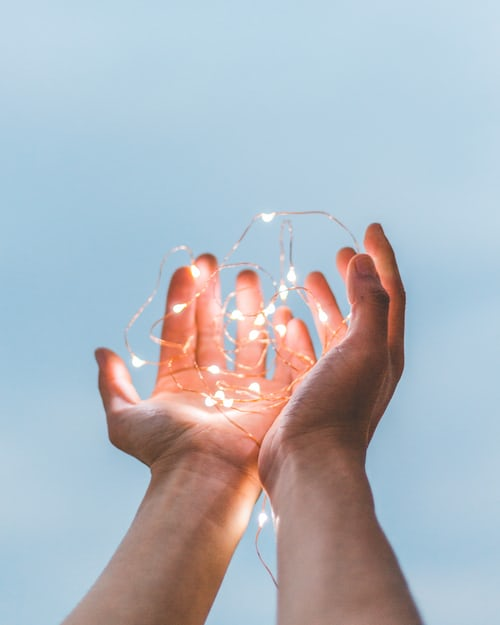
#> input picture HW_2/hand6.jpg, 500 x 625 px, found by its file name
$ python test.py
#> lines starting #> are read from the running program, lines starting #| are printed output that depends on the picture; after the words box and inside, x2 and y2 are one past the last pixel; in counts of white or black regions, pixels touching at a corner belong together
import os
import cv2 as cv2
import numpy as np
from matplotlib import pyplot as plt
def rgb2hsv(img):       # 轉換成hsv, input參數 = RGB圖像, output = H,S,V
    r,g,b = cv2.split(img)      # 分離RGB
    r, g, b = r/255.0, g/255.0, b/255.0
    # HSV 分別承接經過公式轉換後的H,S,V值    # 高(直行)img.shape[0]     # 寬(橫列)img.shape[1]   # \ 多行語句
    H, S, V = np.zeros((img.shape[0], img.shape[1]), np.float32), \
        np.zeros((img.shape[0], img.shape[1]), np.float32),  np.zeros((img.shape[0], img.shape[1]), np.float32)
    for i in range(img.shape[0]):
        for j in range(img.shape[1]):
            max_ = max((b[i, j], g[i, j], r[i, j]))
            min_ = min((b[i, j], g[i, j], r[i, j]))
            # H
            if max_ == min_:           # 當 max = min 時，相位角為'0度'
                H[i, j] = 0
            elif max_ == r[i, j]:      # 當 r  為 max 時，相位角為'60度'
                if g[i, j] >= b[i, j]:      # 當 g >= b 時，+0
                    H[i, j] = (60 * ((g[i, j]) - b[i, j]) / (max_ - min_))
                else:                       # 當 g < b 時，+360
                    H[i, j] = (60 * ((g[i, j]) - b[i, j]) / (max_ - min_))+360
            elif max_ == g[i, j]:       # 當 g 為 max 時，相位角為'60度' + 120
                H[i, j] = 60 * ((b[i, j]) - r[i, j]) / (max_ - min_) + 120
            elif max_ == b[i, j]:       # 當 b 為 max 時，相位角為'60度' + 240
                H[i, j] = 60 * ((r[i, j]) - g[i, j]) / (max_ - min_)+ 240
            # hsv 中的值是 0-360, 0-1, 0-1，但是在 openCV 中 hsv 的值是 0-180, 0-255, 0-255
            H[i,j] =int( H[i,j] / 2)
            # S
            if max_ == 0:
                S[i, j] = 0
            else:
                S[i, j] =int( (max_ - min_)/max_*255)
            # V
            V[i, j] =int( max_*255)
            # [6 lines of commented-out code are left out]
    return H, S, V

def merge_hsv(h, s, v):  # 合併HSV, input參數 = H,S,V, output =  HSV圖像
    hsv = cv2.merge([h, s, v])      # 合併HSV
    hsv=np.array(hsv,dtype='uint8')
    return hsv

def hsv_2_bi(h, s, v):      # HSV 圖像轉換為黑白影像, input = h, s, v, output = 黑白影像
    bi_img_hav = np.zeros((img.shape[0], img.shape[1]), np.uint8)
    for i in range(img.shape[0]):
        for j in range(img.shape[1]):
            if (116 > h[i, j]) and 80 < h[i, j] \
                and 255 > s[i, j] and 48 < s[i, j] \
                and 255 > v[i, j] and 50 < v[i, j]:
                bi_img_hav[i, j] = 255
            else:
                bi_img_hav[i, j] = 0
    bi_img_hav = np.array(bi_img_hav,dtype='uint8')
    return bi_img_hav

def rgb_2_bi(img):      # RGB 圖像轉換為黑白影像, input = 圖像, output = 黑白影像
    b,g,r = cv2.split(img)      # 分離RGB
    bi_img_rgb = np.zeros((img.shape[0], img.shape[1]), np.uint8)
    for i in range(img.shape[0]):
        for j in range(img.shape[1]):
            max_ = max((b[i, j], g[i, j], r[i, j]))
            min_ = min((b[i, j], g[i, j], r[i, j]))
            if r[i, j] > 95 and b[i, j] > 20 and (max_ - min_) > 15 and r[i, j] > g[i, j] and r[i, j] > b[i, j]:
                bi_img_rgb[i, j] = 255
            else:
                bi_img_rgb[i, j] = 0

    # rgb = cv2.merge([r, g, b])      # bgr 改用 rgb 存
    # rgb=np.array(rgb,dtype='uint8')
    bi_img_rgb = np.array(bi_img_rgb,dtype='uint8')
    return bi_img_rgb

def read_img(path):     # 讀檔, input = 影像路徑, output = 圖像,檔名,副檔名
    img_path = path
    img_filepath = os.path.splitext(img_path)[0]    # 拆分路徑 & 副檔名，0 為路徑
    img_fileextension = os.path.splitext(img_path)[1]  # 1 為副檔名
    img_filename = os.path.basename(img_filepath)     # 取出檔名不含副檔名
    img = cv2.imread(img_filename + img_fileextension,-1)  # 讀檔
#> img is the input picture: shape (625, 500, 3); mean B, G, R 191.3, 182.8, 176.4
    return img, img_filename, img_fileextension

def get_skin_hsv(img):
    hsv_img = cv2.cvtColor(img, cv2.COLOR_BGR2HSV)
    back = np.zeros(img.shape, np.uint8)
    (h, s, v) = cv2.split(hsv_img)
    (x, y) = h.shape
    for i in range(x):
        for j in range(y):
            if (h[i][j] > 0) and (h[i][j] < 20) and (s[i][j] > 48) and (s[i][j] < 255) and (v[i][j] > 50) and (v[i][j] < 255):
                back[i][j] = 255
    return back

img, file_name, file_extension = read_img('E:/Program_File/PYTHON/數位影像處理作業/HW_2/hand6.jpg')
#> file_name = 'hand6'; file_extension = '.jpg'


h, s, v = rgb2hsv(img)
#> in rgb2hsv, `r,g,b = cv2.split(img)`:
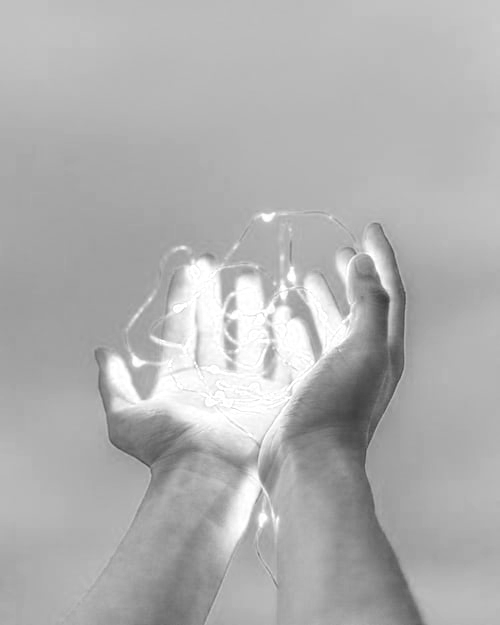
#> b: shape (625, 500); min 56, max 255, mean 176.4
#> after the loop in rgb2hsv, `for i in range(img.shape[0]):`:
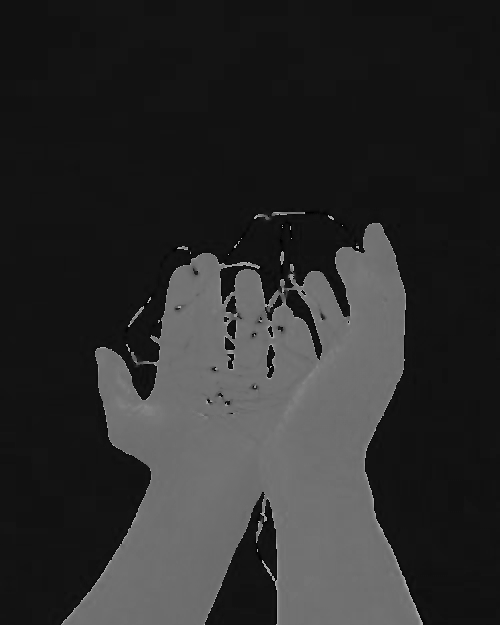
#> H: shape (625, 500) float32; min 0, max 178, mean 45.1
#> after the loop in rgb2hsv, `for i in range(img.shape[0]):`:
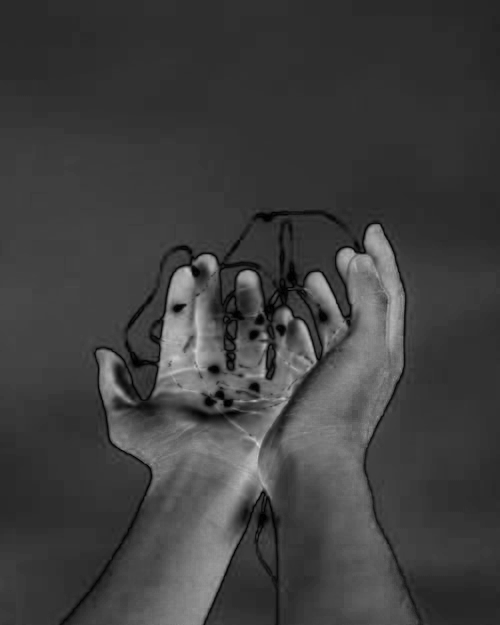
#> S: shape (625, 500) float32; min 0, max 214, mean 63
#> after the loop in rgb2hsv, `for i in range(img.shape[0]):`:
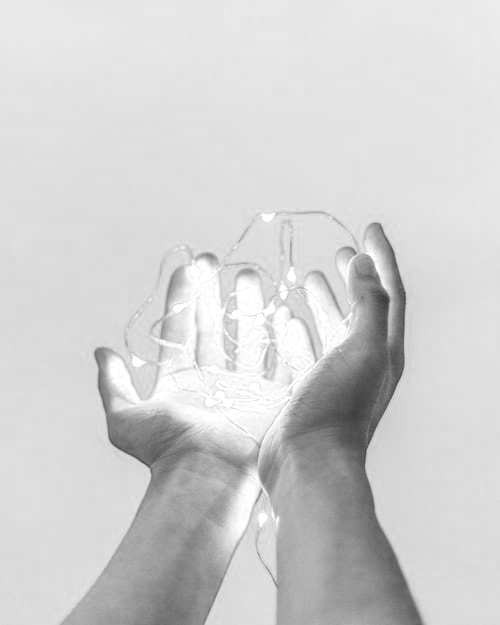
#> V: shape (625, 500) float32; min 56, max 255, mean 208.9
hsv = merge_hsv(h, s, v)
#> in merge_hsv, `hsv = cv2.merge([h, s, v])`:
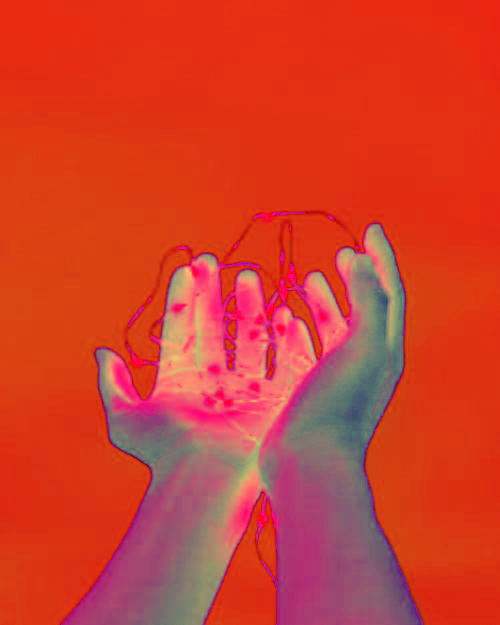
#> hsv: shape (625, 500, 3) float32; mean of channels 0, 1, 2 45.1, 63, 208.8; drawn as B, G, R
bi_hsv = hsv_2_bi(h, s, v)  # 黑白HSV
#> after the loop in hsv_2_bi, `for i in range(img.shape[0]):`:
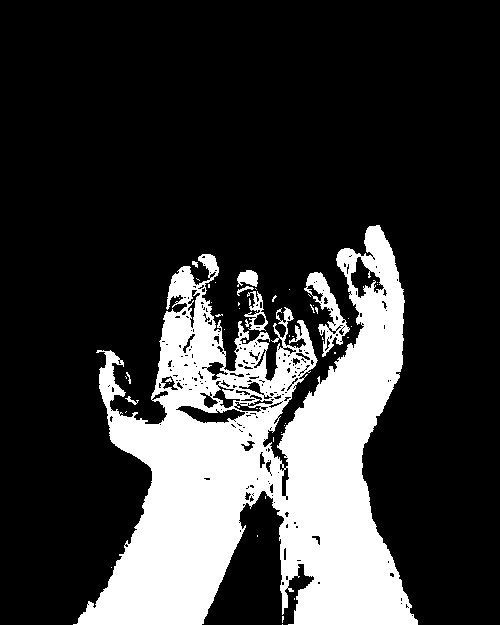
#> bi_img_hav: shape (625, 500); 22.3% white; 50 white regions (42 under 20 px), largest, box (x1, y1, x2, y2) and area: (73, 225, 418, 625) 67445, (304, 272, 350, 357) 1192, (244, 291, 268, 331) 366
bi_rgb = rgb_2_bi(img)      # 黑白RGB
#> after the loop in rgb_2_bi, `for i in range(img.shape[0]):`: bi_img_rgb: shape (625, 500); 25.8% white; 33 white regions (29 under 20 px), largest, box (x1, y1, x2, y2) and area: (63, 224, 420, 625) 80344, (365, 421, 371, 446) 59, (270, 292, 279, 304) 54, (256, 526, 262, 540) 29

kernel = cv2.getStructuringElement(cv2.MORPH_RECT,(3, 3))
# kernel = np.ones((3,3),np.uint8)
bi_hsv_close = cv2.morphologyEx(bi_hsv, cv2.MORPH_CLOSE, kernel, iterations=1)  # 閉合，先擴張 後侵蝕，去除圖像中的小黑點
#> bi_hsv_close: shape (625, 500); 23.1% white; 17 white regions (12 under 20 px), largest, box (x1, y1, x2, y2) and area: (73, 225, 418, 625) 70759, (304, 272, 350, 357) 1412, (125, 396, 139, 405) 48, (310, 304, 318, 314) 42, (125, 372, 131, 384) 36
bi_hsv_close_open = cv2.morphologyEx(bi_hsv_close, cv2.MORPH_OPEN, kernel, iterations=1)  # 斷開，先侵蝕 後擴張，去除圖像中的小亮點
#> bi_hsv_close_open: shape (625, 500); 23% white; 15 white regions (7 under 20 px), largest, box (x1, y1, x2, y2) and area: (77, 225, 418, 625) 70084, (306, 272, 350, 356) 1326, (279, 308, 293, 326) 135
bi_rgb_close = cv2.morphologyEx(bi_rgb, cv2.MORPH_CLOSE, kernel, iterations=1)  # 閉合，先擴張 後侵蝕，去除圖像中的小黑點
#> bi_rgb_close: shape (625, 500); 25.9% white; 18 white regions (14 under 20 px), largest, box (x1, y1, x2, y2) and area: (63, 224, 420, 625) 80690, (365, 421, 372, 448) 71, (270, 292, 279, 304) 54, (256, 526, 262, 540) 29
bi_rgb_close_open = cv2.morphologyEx(bi_rgb_close, cv2.MORPH_OPEN, kernel, iterations=1)  # 斷開，先侵蝕 後擴張，去除圖像中的小亮點
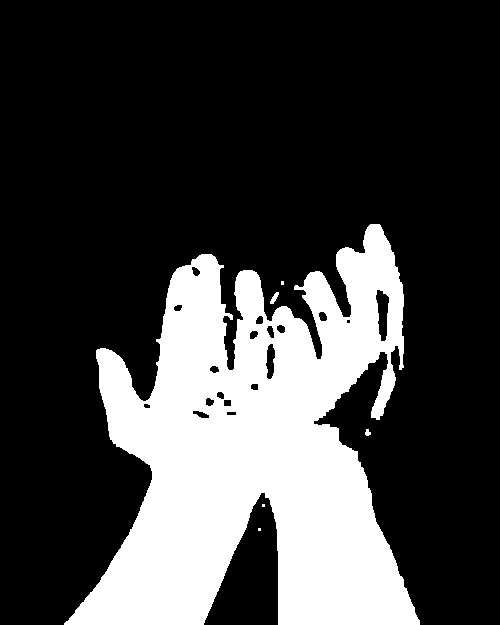
#> bi_rgb_close_open: shape (625, 500); 25.8% white; 6 white regions (3 under 20 px), largest, box (x1, y1, x2, y2) and area: (64, 224, 420, 625) 80510, (270, 292, 279, 304) 54, (365, 429, 371, 436) 30

# cv2.imshow('img_RGB', img)
# cv2.imshow('img_HSV', hsv)
cv2.imshow('img_bi_hsv', bi_hsv)
# cv2.imshow('img_bi_rgb', bi_rgb)
cv2.imshow('img_bi_hsv_open_close', bi_hsv_close_open)
# cv2.imshow('img_bi_rgb_open_close', bi_rgb_close_open)
# cv2.imwrite(file_name + '_hsv' + file_extension,hsv)# 寫檔
# cv2.imwrite(file_name + '_bi_hsv' + file_extension,bi_hsv)# 寫檔
# cv2.imwrite(file_name + '_bi_rgb' + file_extension,bi_rgb)# 寫檔
# cv2.imwrite(file_name + '_bi_hsv_close_open' + file_extension,bi_hsv_close_open)# 寫檔
# cv2.imwrite(file_name + '_bi_rgb_close_open' + file_extension,bi_rgb_close_open)# 寫檔
cv2.waitKey()


# RGB 範圍 190 138 117    250 205 179
#          17  38.4 74.5  22 28.4 98

# 色彩範圍
# https://blog.csdn.net/wanggsx918/article/details/23272669
# 手勢識別（一）：獲取圖像並進行膚色檢測（Python）
# https://www.twblogs.net/a/5ca72320bd9eee5b1a07541d

# OpenCV探索之路（二十七）：皮肤检测技术
# https://www.cnblogs.com/skyfsm/p/7868877.html

# python opencv 利用HSV，YUV（YCbCr）实现皮肤检测与抠图，与磨皮美颜
# https://blog.csdn.net/weixin_43379058/article/details/88542312
# test = get_skin_hsv(img)   # 試試網路上的code  (python opencv 利用HSV，YUV（YCbCr）实现皮肤检测与抠图，与磨皮美颜)
# cv2.imshow('test', test)   # 我覺得跟我取出來的差不多

$ run again, with HW_2/hand1.jpg copied over HW_2/hand6.jpg
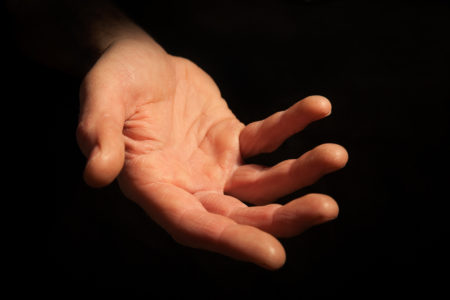
#> input picture HW_2/hand1.jpg, 450 x 300 px, found by its file name
#> in read_img, img is the input picture: shape (300, 450, 3); mean B, G, R 22.3, 31.4, 51.6
#> file_name = 'hand6'; file_extension = '.jpg'
#> after the loop in hsv_2_bi, `for i in range(img.shape[0]):`:
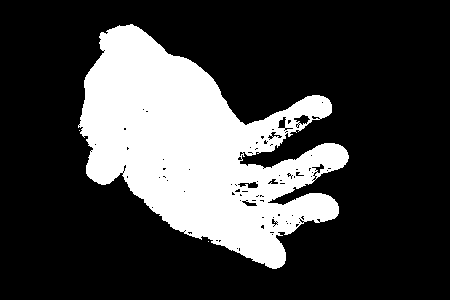
#> bi_img_hav: shape (300, 450); 25.2% white; 3 white regions (2 under 20 px), largest, box (x1, y1, x2, y2) and area: (78, 24, 349, 269) 34034
#> bi_hsv_close: shape (300, 450); 25.7% white; 1 white region, box (x1, y1, x2, y2) and area: (78, 24, 349, 269) 34636
#> bi_hsv_close_open: shape (300, 450); 25.6% white; 1 white region, box (x1, y1, x2, y2) and area: (78, 24, 349, 269) 34617
#> `bi_rgb_close = cv2.morphologyEx(bi_rgb, cv2.MORPH_CLOSE, kernel, itera..`:
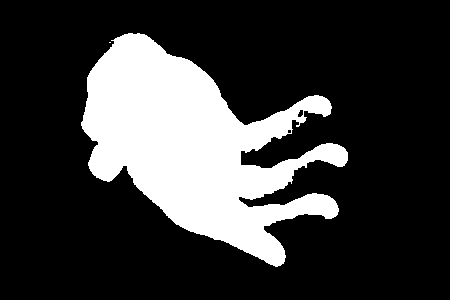
#> bi_rgb_close: shape (300, 450); 22.4% white; 2 white regions (1 under 20 px), largest, box (x1, y1, x2, y2) and area: (81, 33, 348, 267) 30294
#> bi_rgb_close_open: shape (300, 450); 22.4% white; 1 white region, box (x1, y1, x2, y2) and area: (81, 33, 348, 267) 30257

$ run again, with HW_2/hand2.jpg copied over HW_2/hand6.jpg
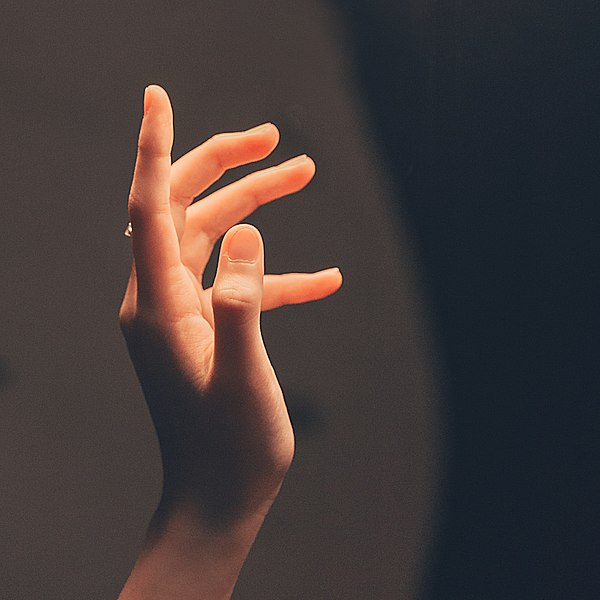
#> input picture HW_2/hand2.jpg, 600 x 600 px, found by its file name
#> in read_img, img is the input picture: shape (600, 600, 3); mean B, G, R 56.9, 58.1, 68.4
#> file_name = 'hand6'; file_extension = '.jpg'
#> after the loop in hsv_2_bi, `for i in range(img.shape[0]):`:
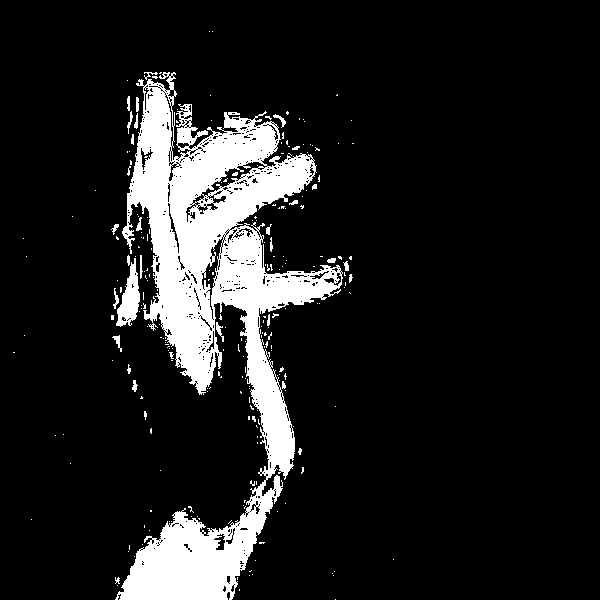
#> bi_img_hav: shape (600, 600); 12.2% white; 242 white regions (213 under 20 px), largest, box (x1, y1, x2, y2) and area: (115, 72, 343, 600) 41363, (116, 258, 140, 327) 842, (216, 322, 224, 342) 63
#> bi_hsv_close: shape (600, 600); 13.5% white; 119 white regions (102 under 20 px), largest, box (x1, y1, x2, y2) and area: (113, 72, 346, 600) 47497, (127, 96, 133, 134) 87, (112, 335, 122, 352) 60
#> bi_hsv_close_open: shape (600, 600); 13.1% white; 39 white regions (20 under 20 px), largest, box (x1, y1, x2, y2) and area: (122, 72, 345, 478) 35982, (116, 475, 283, 600) 9583, (116, 256, 142, 326) 933
#> `bi_rgb_close = cv2.morphologyEx(bi_rgb, cv2.MORPH_CLOSE, kernel, itera..`:
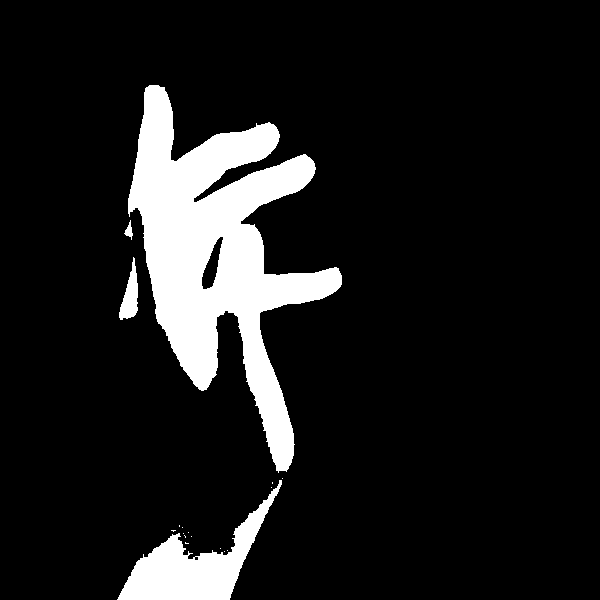
#> bi_rgb_close: shape (600, 600); 11.1% white; 18 white regions (14 under 20 px), largest, box (x1, y1, x2, y2) and area: (128, 85, 342, 473) 32727, (117, 480, 282, 600) 6458, (119, 257, 138, 320) 642, (124, 220, 133, 240) 81
#> bi_rgb_close_open: shape (600, 600); 11.1% white; 4 white regions, box (x1, y1, x2, y2) and area: (128, 85, 342, 471) 32698, (118, 480, 282, 600) 6418, (119, 262, 138, 320) 629, (125, 225, 133, 237) 69

$ run again, with HW_2/hand3.jpg copied over HW_2/hand6.jpg
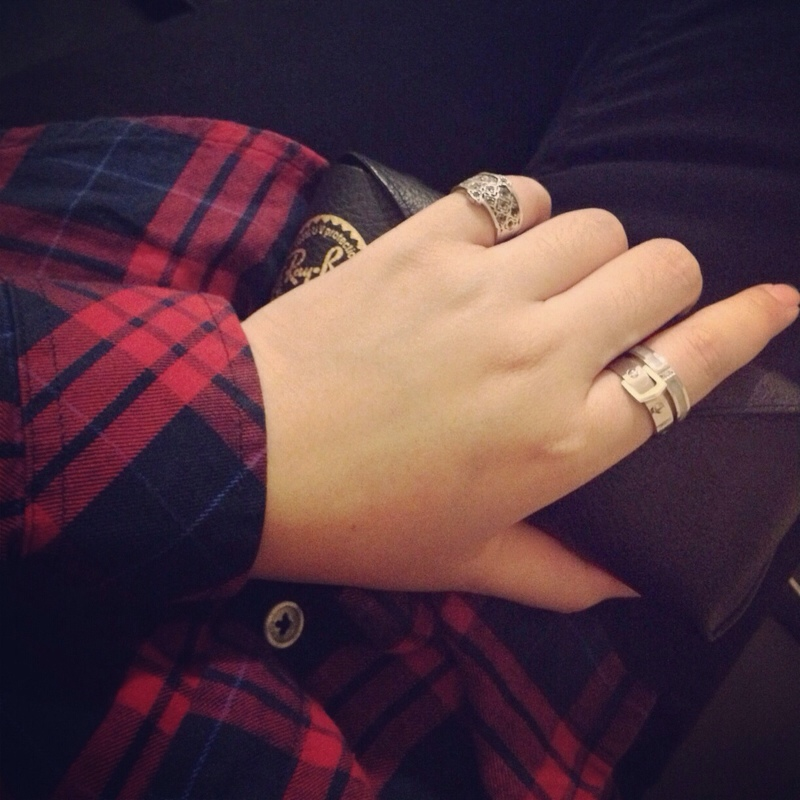
#> input picture HW_2/hand3.jpg, 800 x 800 px, found by its file name
#> in read_img, img is the input picture: shape (800, 800, 3); mean B, G, R 64.9, 55.5, 83.4
#> file_name = 'hand6'; file_extension = '.jpg'
#> bi_hsv_close: shape (800, 800); 21.7% white; 11 white regions (5 under 20 px), largest, box (x1, y1, x2, y2) and area: (241, 171, 800, 604) 138653, (267, 602, 294, 634) 311, (790, 579, 800, 593) 83, (270, 636, 288, 646) 76, (297, 624, 301, 633) 22, (487, 186, 494, 191) 21
#> bi_hsv_close_open: shape (800, 800); 21.7% white; 6 white regions (2 under 20 px), largest, box (x1, y1, x2, y2) and area: (241, 171, 800, 603) 138571, (268, 602, 293, 633) 306, (790, 579, 800, 593) 83, (271, 637, 288, 646) 72
#> bi_rgb_close: shape (800, 800); 31.5% white; 92 white regions (67 under 20 px), largest, box (x1, y1, x2, y2) and area: (18, 116, 800, 611) 194067, (296, 703, 345, 795) 2584, (120, 676, 163, 713) 1008
#> `bi_rgb_close_open = cv2.morphologyEx(bi_rgb_close, cv2.MORPH_OPEN, ker..`:
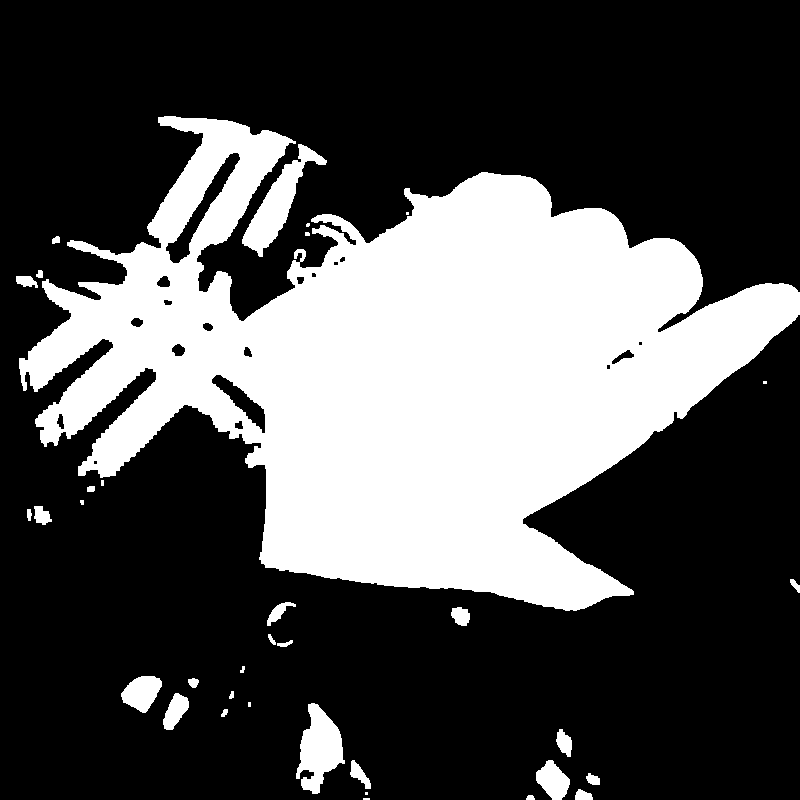
#> bi_rgb_close_open: shape (800, 800); 31.4% white; 35 white regions (9 under 20 px), largest, box (x1, y1, x2, y2) and area: (19, 116, 800, 611) 190664, (242, 144, 327, 257) 2801, (296, 703, 345, 794) 2542
